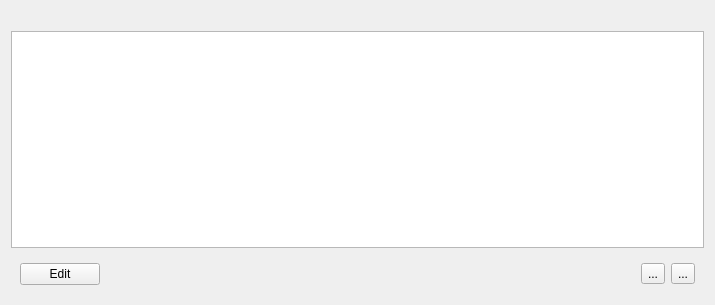
<?xml version="1.0" encoding="UTF-8"?>
<ui version="4.0">
 <class>MediaFoldersWidget</class>
 <widget class="QWidget" name="MediaFoldersWidget">
  <property name="geometry">
   <rect>
    <x>0</x>
    <y>0</y>
    <width>715</width>
    <height>305</height>
   </rect>
  </property>
  <property name="windowTitle">
   <string>Media Folders</string>
  </property>
  <layout class="QVBoxLayout" name="verticalLayout">
   <property name="sizeConstraint">
    <enum>QLayout::SetMaximumSize</enum>
   </property>
   <item>
    <widget class="QLabel" name="m_lblInfo">
     <property name="text">
      <string/>
     </property>
    </widget>
   </item>
   <item>
    <widget class="QTableView" name="m_tableView">
     <property name="editTriggers">
      <set>QAbstractItemView::NoEditTriggers</set>
     </property>
     <property name="selectionMode">
      <enum>QAbstractItemView::SingleSelection</enum>
     </property>
     <property name="selectionBehavior">
      <enum>QAbstractItemView::SelectRows</enum>
     </property>
     <attribute name="horizontalHeaderDefaultSectionSize">
      <number>100</number>
     </attribute>
     <attribute name="horizontalHeaderStretchLastSection">
      <bool>true</bool>
     </attribute>
     <attribute name="verticalHeaderVisible">
      <bool>false</bool>
     </attribute>
    </widget>
   </item>
   <item>
    <widget class="QWidget" name="m_controllWidget" native="true">
     <layout class="QHBoxLayout" name="horizontalLayout">
      <item>
       <widget class="QPushButton" name="btnEdit">
        <property name="text">
         <string>Edit</string>
        </property>
       </widget>
      </item>
      <item>
       <spacer name="horizontalSpacer">
        <property name="orientation">
         <enum>Qt::Horizontal</enum>
        </property>
        <property name="sizeHint" stdset="0">
         <size>
          <width>40</width>
          <height>20</height>
         </size>
        </property>
       </spacer>
      </item>
      <item>
       <widget class="QToolButton" name="m_add">
        <property name="text">
         <string>...</string>
        </property>
        <property name="icon">
         <iconset theme="list-add">
          <normaloff>.</normaloff>.</iconset>
        </property>
       </widget>
      </item>
      <item>
       <widget class="QToolButton" name="m_remove">
        <property name="text">
         <string>...</string>
        </property>
        <property name="icon">
         <iconset theme="list-remove">
          <normaloff>.</normaloff>.</iconset>
        </property>
       </widget>
      </item>
     </layout>
    </widget>
   </item>
  </layout>
 </widget>
 <resources/>
 <connections/>
</ui>
